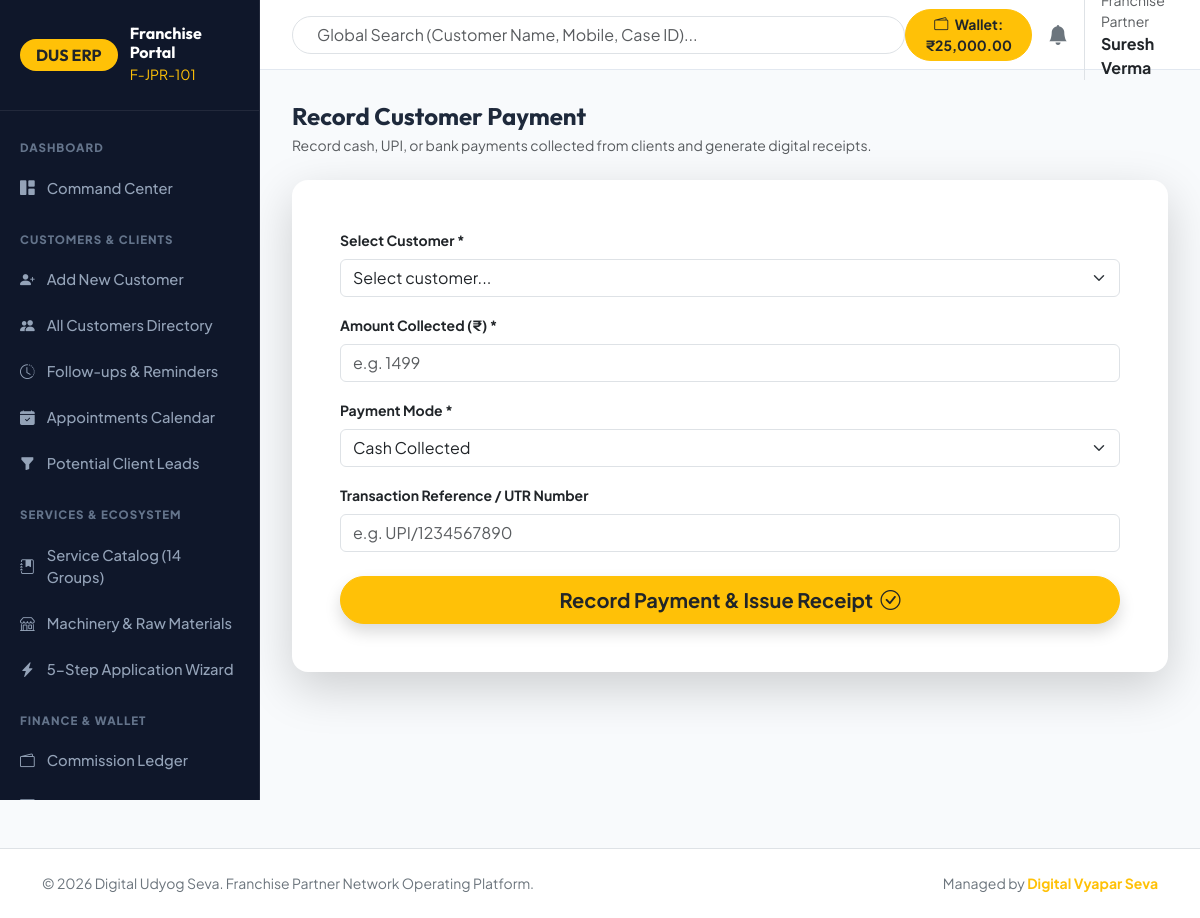
Screenshot of /franchise/payment_collect.php (signed in) with the database file from the repository.
### tables this page shows
CREATE TABLE IF NOT EXISTS `franchises` (
  `id` INT AUTO_INCREMENT PRIMARY KEY,
  `franchise_code` VARCHAR(50) UNIQUE NOT NULL,
  `user_id` INT UNIQUE NOT NULL,
  `franchise_type_id` INT NULL,
  `owner_name` VARCHAR(150) NOT NULL,
  `business_name` VARCHAR(200) NOT NULL,
  `mobile` VARCHAR(20) NOT NULL,
  `email` VARCHAR(150) NOT NULL,
  `pan` VARCHAR(20) DEFAULT NULL,
  `aadhaar_masked` VARCHAR(20) DEFAULT NULL,
  `gstin` VARCHAR(20) DEFAULT NULL,
  `address` TEXT,
  `state` VARCHAR(100) NOT NULL,
  `district` VARCHAR(100) NOT NULL,
  `city` VARCHAR(100) NOT NULL,
  `pincode` VARCHAR(10) NOT NULL,
  `security_amount` DECIMAL(12,2) DEFAULT 0.00,
  `wallet_balance` DECIMAL(12,2) DEFAULT 25000.00,
  `status` ENUM('pending', 'approved', 'suspended', 'rejected') DEFAULT 'approved',
  `created_at` TIMESTAMP DEFAULT CURRENT_TIMESTAMP,
  FOREIGN KEY (`user_id`) REFERENCES `users`(`id`) ON DELETE CASCADE,
  FOREIGN KEY (`franchise_type_id`) REFERENCES `franchise_types`(`id`) ON DELETE SET NULL
);

### includes/helpers.php (called while the page is built, shortened)
<?php
function format_inr($amount) {
    return '₹' . number_format((float)$amount, 2, '.', ',');
}

### franchise/payment_collect.php (the view, shortened to what this page needs)
<?php
$active_menu = "payment_collect";
require_once __DIR__ . '/includes/franchise_header.php';
?>
<div class="d-flex justify-content-between align-items-center mb-4">
    <div>
        <h4 class="font-heading fw-bold mb-1">Record Customer Payment</h4>
        <p class="text-muted small mb-0">Record cash, UPI, or bank payments collected from clients and generate digital receipts.</p>
    </div>
</div>
<div class="card border-0 shadow-lg rounded-4 p-4 p-lg-5 bg-white max-w-700 mx-auto">
    <form action="" method="POST">
        <div class="mb-3">
            <label class="form-label small fw-bold">Select Customer *</label>
            <select name="customer_id" class="form-select" required>
                <option value="">Select customer...</option>
            </select>
        </div>
        <div class="mb-3">
            <label class="form-label small fw-bold">Amount Collected (₹) *</label>
            <input type="number" name="amount" class="form-control" required placeholder="e.g. 1499">
        </div>
        <div class="mb-3">
            <label class="form-label small fw-bold">Payment Mode *</label>
            <select name="payment_mode" class="form-select">
                <option value="cash">Cash Collected</option>
            </select>
        </div>
        <div class="mb-4">
            <label class="form-label small fw-bold">Transaction Reference / UTR Number</label>
            <input type="text" name="transaction_ref" class="form-control" placeholder="e.g. UPI/1234567890">
        </div>
        <button type="submit" class="btn btn-warning btn-lg w-100 fw-bold rounded-pill text-dark shadow">
            Record Payment & Issue Receipt <i class="bi bi-check-circle ms-1"></i>
        </button>
    </form>
</div>
<?php require_once __DIR__ . '/includes/franchise_footer.php'; ?>

### franchise/includes/franchise_header.php (shortened to what this page needs)
<?php
$current_user = get_current_user_data();
global $pdo;
$stmt = $pdo->prepare("SELECT * FROM franchises WHERE user_id = ?");
$stmt->execute([$current_user['id']]);
$franchise_profile = $stmt->fetch();
$wallet_balance = (float)($franchise_profile['wallet_balance'] ?? 0);
?>
<!DOCTYPE html>
<html lang="en">
<head>
    <link href="https://cdn.jsdelivr.net/npm/bootstrap@5.3.2/dist/css/bootstrap.min.css" rel="stylesheet">
    <link rel="stylesheet" href="https://cdn.jsdelivr.net/npm/bootstrap-icons@1.11.1/font/bootstrap-icons.css">
</head>
<body>
<aside class="franchise-sidebar">
    <div class="sidebar-brand">
        <span class="badge bg-warning text-dark font-heading fw-bold fs-6 px-3 py-2 rounded-pill">DUS ERP</span>
        <div>
            <h6 class="fw-bold text-white mb-0 font-heading">Franchise Portal</h6>
            <small class="text-warning fs-7"><?php echo htmlspecialchars($franchise_profile['franchise_code'] ?? 'FR-2026'); ?></small>
        </div>
    </div>
    <div class="py-2">
        <div class="sidebar-menu-group">Dashboard</div>
        <a href="<?php echo BASE_URL; ?>franchise/index.php" class="sidebar-nav-link <?php echo ($active_menu ?? '') === 'dashboard' ? 'active' : ''; ?>">
            <i class="bi bi-grid-1x2-fill"></i> Command Center
        </a>
        <div class="sidebar-menu-group">Customers & Clients</div>
        <a href="<?php echo BASE_URL; ?>franchise/customer_add.php" class="sidebar-nav-link <?php echo ($active_menu ?? '') === 'add_customer' ? 'active' : ''; ?>">
            <i class="bi bi-person-plus-fill"></i> Add New Customer
        </a>
        <a href="<?php echo BASE_URL; ?>franchise/customers.php" class="sidebar-nav-link <?php echo ($active_menu ?? '') === 'customers' ? 'active' : ''; ?>">
            <i class="bi bi-people-fill"></i> All Customers Directory
        </a>
        <a href="<?php echo BASE_URL; ?>franchise/followups.php" class="sidebar-nav-link <?php echo ($active_menu ?? '') === 'followups' ? 'active' : ''; ?>">
            <i class="bi bi-clock-history"></i> Follow-ups & Reminders
        </a>
        <a href="<?php echo BASE_URL; ?>franchise/appointments.php" class="sidebar-nav-link <?php echo ($active_menu ?? '') === 'appointments' ? 'active' : ''; ?>">
            <i class="bi bi-calendar-check-fill"></i> Appointments Calendar
        </a>
        <a href="<?php echo BASE_URL; ?>franchise/leads.php" class="sidebar-nav-link <?php echo ($active_menu ?? '') === 'leads' ? 'active' : ''; ?>">
            <i class="bi bi-funnel-fill"></i> Potential Client Leads
        </a>
        <div class="sidebar-menu-group">Services & Ecosystem</div>
        <a href="<?php echo BASE_URL; ?>franchise/service_catalog.php" class="sidebar-nav-link <?php echo ($active_menu ?? '') === 'catalog' ? 'active' : ''; ?>">
            <i class="bi bi-journal-bookmark-fill"></i> Service Catalog (14 Groups)
        </a>
        <a href="<?php echo BASE_URL; ?>franchise/ecosystem_catalog.php" class="sidebar-nav-link <?php echo ($active_menu ?? '') === 'ecosystem' ? 'active' : ''; ?>">
            <i class="bi bi-shop"></i> Machinery & Raw Materials
        </a>
        <a href="<?php echo BASE_URL; ?>franchise/new_application.php" class="sidebar-nav-link <?php echo ($active_menu ?? '') === 'new_app' ? 'active' : ''; ?>">
            <i class="bi bi-lightning-charge-fill"></i> 5-Step Application Wizard
        </a>
        <div class="sidebar-menu-group">Finance & Wallet</div>
        <a href="<?php echo BASE_URL; ?>franchise/commission_ledger.php" class="sidebar-nav-link <?php echo ($active_menu ?? '') === 'ledger' ? 'active' : ''; ?>">
            <i class="bi bi-wallet2"></i> Commission Ledger
        </a>
        <a href="<?php echo BASE_URL; ?>franchise/wallet.php" class="sidebar-nav-link <?php echo ($active_menu ?? '') === 'wallet' ? 'active' : ''; ?>">
            <i class="bi bi-cash-coin"></i> Wallet & Payout Requests
        </a>
    </div>
</aside>
<header class="franchise-header">
    <div class="d-flex align-items-center gap-2 max-w-500 w-100">
        <form action="<?php echo BASE_URL; ?>franchise/customers.php" method="GET" class="w-100 position-relative">
            <input type="text" name="q" class="form-control rounded-pill px-4" placeholder="Global Search (Customer Name, Mobile, Case ID)...">
        </form>
    </div>
    <div class="d-flex align-items-center gap-3">
        <a href="<?php echo BASE_URL; ?>franchise/wallet.php" class="btn btn-warning btn-sm rounded-pill fw-bold text-dark px-3 text-decoration-none">
            <i class="bi bi-wallet2 me-1"></i> Wallet: <?php echo format_inr($wallet_balance); ?>
        </a>
        <a href="<?php echo BASE_URL; ?>franchise/followups.php" class="position-relative text-dark fs-5 text-decoration-none" title="Follow-up Reminders">
            <i class="bi bi-bell-fill text-secondary"></i>
        </a>
        <div class="border-start ps-3 d-none d-md-block">
            <small class="d-block text-muted fs-7">Franchise Partner</small>
            <span class="fw-bold text-dark fs-7"><?php echo htmlspecialchars($franchise_profile['owner_name'] ?? $current_user['name']); ?></span>
        </div>
    </div>
</header>
<main class="franchise-main">

### franchise/includes/franchise_header.php (style rules this page uses)
:root { --sidebar-width: 260px; --top-header-height: 70px; --brand-gold: #f59e0b; --brand-dark: #0f172a; }
body { font-family: 'Plus Jakarta Sans', sans-serif; background-color: #f8fafc; color: #1e293b; }
.font-heading { font-family: 'Outfit', sans-serif; }
.franchise-sidebar { width: var(--sidebar-width); height: 100vh; position: fixed; top: 0; left: 0; background: #0f172a; color: #f8fafc; z-index: 1000; overflow-y: auto; border-right: 1px solid rgba(255,255,255,0.08); transition: all 0.3s ease; }
.sidebar-brand { padding: 1.5rem 1.25rem; border-bottom: 1px solid rgba(255,255,255,0.08); display: flex; align-items: center; gap: 12px; }
.sidebar-menu-group { padding: 1.25rem 1.25rem 0.5rem; font-size: 0.72rem; font-weight: 800; letter-spacing: 1px; color: #64748b; text-transform: uppercase; }
.sidebar-nav-link { display: flex; align-items: center; gap: 12px; padding: 0.75rem 1.25rem; color: #94a3b8; text-decoration: none; font-size: 0.92rem; font-weight: 500; transition: all 0.2s ease; }
.franchise-header { margin-left: var(--sidebar-width); height: var(--top-header-height); background: #ffffff; border-bottom: 1px solid #e2e8f0; display: flex; align-items: center; justify-content: space-between; padding: 0 2rem; position: sticky; top: 0; z-index: 999; }
.franchise-main { margin-left: var(--sidebar-width); padding: 2rem; min-height: calc(100vh - var(--top-header-height)); }

### rows the page displays
franchises: franchise_code "F-JPR-101", wallet_balance "₹25,000.00", owner_name "Suresh Verma"
